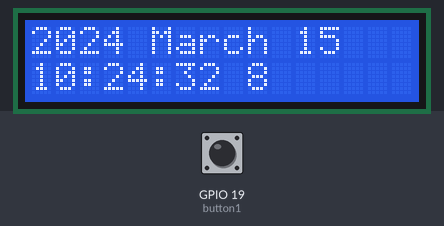
Simulated run of this sketch. Board: ESP32. Parts: 16×2 character LCD. Inputs (shaded band) come from the test bench; at power-on: GPIO 19 (button1) HIGH. WiFi joins after 1.5 s; servers stay silent unless stated; the local clock reads 2024-03-15 10:24:30 at power-on unless the sketch sets it; what the sketch prints to the serial monitor is not drawn.

Above: at 3.2 s.
3.3 s: GPIO 19 (button1) pulled LOW for 1.25 s
At 4.4 s:
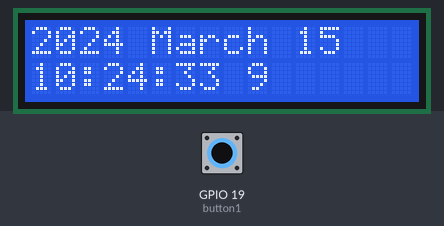
6.1 s: GPIO 19 (button1) pulled LOW for 1.25 s
At 7.3 s:
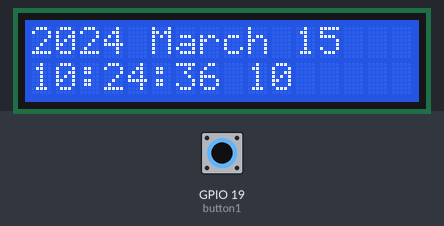
9.2 s: GPIO 19 (button1) pulled LOW for 3.2 s
At 10.5 s:
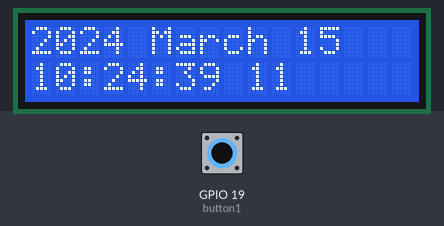
Timing chart, 0 to 12.2 s (numbered marks = the images above; inputs shaded):
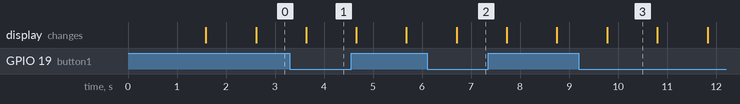

Measured:
- what the display in image 3 shows lasts 1.0 s, from 9.8 s to 10.8 s

The sketch:

Lab1-1.ino
```cpp
#include <WiFi.h> //Wi-Fi 程式庫
#include <Wire.h> //I2C 程式庫
#include <LiquidCrystal_I2C.h> //LCD_I2C 模組程式庫

LiquidCrystal_I2C lcd(0x27, 16, 2);

int section=8;
//輸入網路名稱與密碼
const char* ssid = "Plu65"; //Wi-Fi 網路名稱
const char* password = "0970427573"; //Wi-Fi 密碼
const char *ntpServer = "pool.ntp.org"; //校時伺服器
long  gmtOffset_sec = section*3600;  //格林威治時間, GMT+8 就是 8*3600
const int   daylightOffset_sec = 0; //日光調節時間, 有為 3600, 沒有則為 0
const int debounce_delay = 500;
int button1 = 19;
void setup(){
    Serial.begin(9600);
    //設定按鈕
    pinMode(button1,INPUT_PULLUP);

    //初始化LCD
    lcd.init();
    lcd.backlight();

    //Connect to Wi-Fi
    WiFi.mode(WIFI_STA); //設置 Wi-Fi 模式
    WiFi.begin(ssid, password);

    Serial.print("Wi-Fi Connecting");

    //當 Wi-Fi 連線時會回傳 WL_CONNECTED，因此跳出迴圈時代表已成功連線
    while(WiFi.status() != WL_CONNECTED)
    {
      Serial.print(".");
      delay(500);
    }

    Serial.println("");
    Serial.print("Wi-Fi Connected.");


    //取得網路時間
    configTime(gmtOffset_sec, daylightOffset_sec, ntpServer);
    printLocalTime();

    //連上拿到時間資料後就切斷連線
    WiFi.disconnect(true);
    WiFi.mode(WIFI_OFF);
}

void loop(){
    delay(1000);

    printLocalTime();
}

bool debounced(){
  static unsigned long last_time = 0;                 //在靜態資料區初始化紀錄時間
  unsigned long currenttime = millis();               //呼叫millis函式，設定當前時間
  if ((currenttime - last_time) > debounce_delay) {   //觸發彈跳時，比較當前時間是否比紀錄時間大於彈跳延遲時間
    last_time = currenttime;                          //if為真，更新紀錄時間
    return true;                                      //返回真值
    }
  else {return false;}
  }

void printLocalTime(){
    configTime(gmtOffset_sec, daylightOffset_sec, ntpServer);
    struct tm timeinfo;
    if(!getLocalTime(&timeinfo)){
      Serial.println("Failed to obtain time");
      return;
    }
    Serial.println(&timeinfo, "%A, %B %d %Y %H:%M:%S");

    //切換時區
    //do something

    int state = digitalRead(button1);

    if( state == LOW){
        if(debounced() == true){
          Serial.println("success");
          section = (section+1)%24;
          }
      }

      gmtOffset_sec = section*3600;

    //顯示於 LCD 螢幕
     lcd.setCursor(0, 0);
     lcd.print(&timeinfo,"%Y");   //YEAR
     lcd.print(" ");
     lcd.print(&timeinfo,"%B");   //MONTH
     lcd.print(" ");
     lcd.print(&timeinfo,"%d");   //DAY


     lcd.setCursor(0, 1);
     lcd.print(&timeinfo,"%H");   //HOUR
     lcd.print(":");
     lcd.print(&timeinfo,"%M");   //MIN
     lcd.print(":");
     lcd.print(&timeinfo,"%S");   //SEC
     lcd.print(" ");
     //顯示時區
     //do something
     lcd.print(section);

}
```
